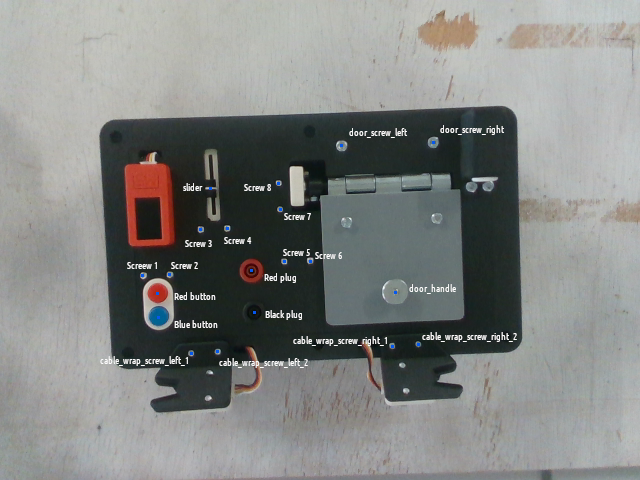
#> input picture robothon2023_vision/example.png, 640 x 480 px
$ python -i utils_detection.py   (imports and definitions only)
#> lines starting #> are read from the running program, lines starting #| are printed output that depends on the picture
#> further down, picture is the input picture: shape (480, 640, 3); mean B, G, R 130.2, 132.3, 130.5
#! /usr/bin/env python3

import cv2
import numpy as np
from sklearn.cluster import KMeans
from skimage import data, color
from skimage.transform import hough_circle, hough_circle_peaks
from skimage.feature import canny
from skimage.draw import circle_perimeter
from skimage.util import img_as_ubyte
from math import cos, sin
import rospy
import itertools

GREEN = '\033[92m'
YELLOW = '\033[93m'
RED = '\033[91m'
BOLD = '\033[1m'
END = '\033[0m'


# [5 lines left out: function getRoi, not called in this run]


def getAllColorSpaces(image):
    hsv = cv2.cvtColor(image, cv2.COLOR_BGR2HSV)
#> hsv: shape (480, 640, 3); mean H, S, V 64.1, 22.8, 135
    lab = cv2.cvtColor(image, cv2.COLOR_BGR2Lab)
#> lab: shape (480, 640, 3); mean of channels 0, 1, 2 138, 126.9, 129
    bw = cv2.cvtColor(image, cv2.COLOR_BGR2GRAY)
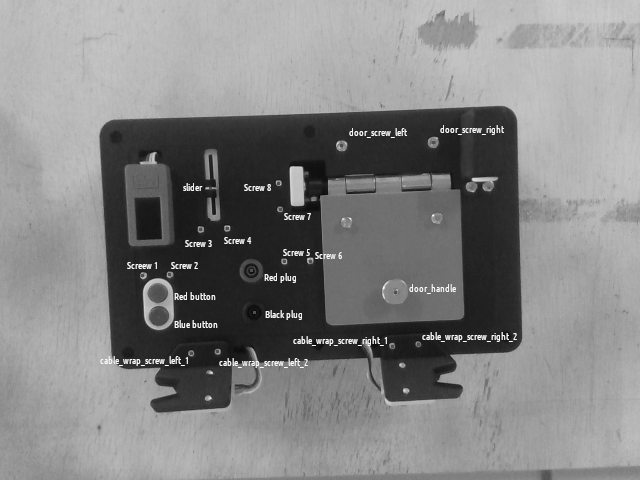
#> bw: shape (480, 640); min 10, max 255, mean 131.5
    return hsv, lab, bw


# [727 lines left out: functions getBoardContour, getLittleContour, getScreen, getLittleScrew, getRedBlueButtonsNewVersion, getRedBlueButtonsNewVersion2 and 2 more, not called in this run]

>>> import cv2
>>> picture = cv2.imread('../example.png')
>>> result = getAllColorSpaces(picture)
